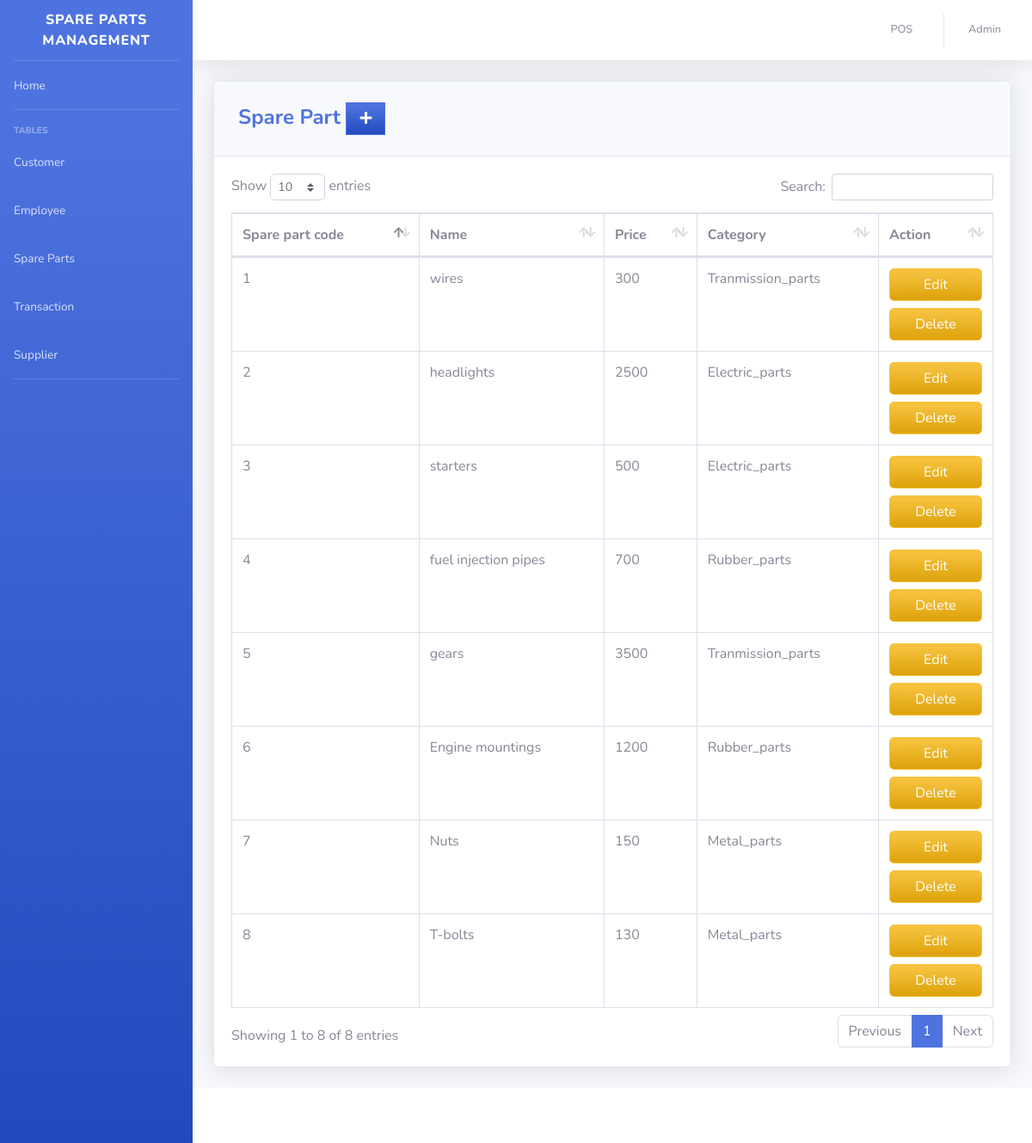
/pages/spare_parts.php (signed in), run on the app's committed database.
### tables this page shows
CREATE TABLE `product` (
  `PRODUCT_ID` int(11) NOT NULL,
  `PRODUCT_CODE` varchar(20) NOT NULL,
  `NAME` varchar(50) DEFAULT NULL,
  `DESCRIPTION` varchar(250) NOT NULL,
  `QTY_STOCK` int(50) DEFAULT NULL,
  `ON_HAND` int(250) NOT NULL,
  `PRICE` int(50) DEFAULT NULL,
  `CATEGORY_ID` int(11) DEFAULT NULL,
  `SUPPLIER_ID` int(11) DEFAULT NULL,
  `DATE_STOCK_IN` varchar(50) NOT NULL
);

CREATE TABLE `category` (
  `CATEGORY_ID` int(11) NOT NULL,
  `CNAME` varchar(50) DEFAULT NULL
);

### pages/spare_parts.php (the view, shortened to what this page needs)
<?php
include'../includes/connection.php';
include'../includes/sidebar.php';
?>
            <div class="card shadow mb-4">
            <div class="card-header py-3">
              <h4 class="m-2 font-weight-bold text-primary">Spare Part&nbsp;<a  href="#" data-toggle="modal" data-target="#aModal" type="button" class="btn btn-primary bg-gradient-primary" style="border-radius: 0px;"><i class="fas fa-fw fa-plus"></i></a></h4>
            </div>
            <div class="card-body">
              <div class="table-responsive">
                <table class="table table-bordered" id="dataTable" width="100%" cellspacing="0">
               <thead>
                   <tr>
                     <th>Spare part code</th>
                     <th>Name</th>
                     <th>Price</th>
                     <th>Category</th>
                     <th>Action</th>
                   </tr>
               </thead>
          <tbody>
<?php
    $query = 'SELECT PRODUCT_ID, PRODUCT_CODE, NAME, PRICE, CNAME, DATE_STOCK_IN FROM product p join category c on p.CATEGORY_ID=c.CATEGORY_ID GROUP BY PRODUCT_CODE';
        $result = mysqli_query($db, $query) or die (mysqli_error($db));
            while ($row = mysqli_fetch_assoc($result)) {
                echo '<tr>';
                echo '<td>'. $row['PRODUCT_CODE'].'</td>';
                echo '<td>'. $row['NAME'].'</td>';
                echo '<td>'. $row['PRICE'].'</td>';
                echo '<td>'. $row['CNAME'].'</td>';
                      echo '<td align="right">
                                  <a type="button" class="btn btn-warning bg-gradient-warning btn-block" href="pro_edit.php?action=edit & id='.$row['PRODUCT_ID']. '">
                                    </i> Edit
                                  </a>
								  <a type="button" class="btn btn-warning bg-gradient-warning btn-block" href="pro_del.php?action=del & id='.$row['PRODUCT_ID']. '">
                                   </i> Delete
									</a>
                            </div>
                          </div> </td>';
                echo '</tr> ';
                        }
?>
<?php
include'../includes/footer.php';
?>

### includes/sidebar.php (shortened to what this page needs)
<!DOCTYPE html>
<html lang="en">
<head>
  <link href="../vendor/fontawesome-free/css/all.min.css" rel="stylesheet" type="text/css">
  <link href="../css/sb-admin-2.min.css" rel="stylesheet">
  <link href="../vendor/datatables/dataTables.bootstrap4.min.css" rel="stylesheet">
</head>
<body id="page-top">
  <div id="wrapper">
    <ul class="navbar-nav bg-gradient-primary sidebar sidebar-dark accordion" id="accordionSidebar">
      <a class="sidebar-brand d-flex align-items-center justify-content-center" href="index.php">
        <div class="sidebar-brand-text mx-3">Spare Parts Management</div>
      </a>
      <hr class="sidebar-divider my-0">
      <li class="nav-item">
        <a class="nav-link" href="index.php">
          <span>Home</span></a>
      </li>
      <hr class="sidebar-divider">
      <div class="sidebar-heading">
        Tables
      </div>
      <li class="nav-item">
        <a class="nav-link" href="customer.php">
          <span>Customer</span></a>
      </li>
      <li class="nav-item">
        <a class="nav-link" href="Employee.php">
          <span>Employee</span></a>
      </li>
      <li class="nav-item">
        <a class="nav-link" href="spare_parts.php">
          <span>Spare Parts</span></a>
      </li>
      <li class="nav-item">
        <a class="nav-link" href="transaction.php">
          <span>Transaction</span></a>
      </li>
      <li class="nav-item">
        <a class="nav-link" href="Supplier.php">
          <span>Supplier</span></a>
      </li>
      <hr class="sidebar-divider d-none d-md-block">
    </ul>
    <?php include_once 'topbar.php'; ?>

### includes/topbar.php (shortened to what this page needs)
<div id="content-wrapper" class="d-flex flex-column">
  <div id="content">
    <nav class="navbar navbar-expand navbar-light bg-white topbar mb-4 static-top shadow">
      <ul class="navbar-nav ml-auto">
        <li class="nav-item dropdown no-arrow">
          <a class="nav-link" href="pos.php" role="button">
            <span class="mr-2 d-none d-lg-inline text-gray-600 small">POS</span>
          </a>
        </li>
        <li class="nav-item dropdown no-arrow">
          <a class="nav-link dropdown-toggle" href="#" id="userDropdown" role="button" data-toggle="dropdown" aria-haspopup="true" aria-expanded="false">
            <span class="mr-2 d-none d-lg-inline text-gray-600 small"><?php echo  $_SESSION['FIRST_NAME']. ' '.$_SESSION['LAST_NAME'] ;?></span>
          </a>
        </li>
      </ul>
    </nav>
    <div class="container-fluid">

### includes/footer.php (shortened to what this page needs)
      <footer class="sticky-footer bg-white">
      </footer>
</body>
</html>

### data on the page
product: PRODUCT_CODE "1", NAME "wires", PRICE "300", CATEGORY_ID.CNAME "Tranmission_parts"
product: PRODUCT_CODE "2", NAME "headlights", PRICE "2500", CATEGORY_ID.CNAME "Electric_parts"
product: PRODUCT_CODE "3", NAME "starters", PRICE "500", CATEGORY_ID.CNAME "Electric_parts"
product: PRODUCT_CODE "4", NAME "fuel injection pipes", PRICE "700", CATEGORY_ID.CNAME "Rubber_parts"
product: PRODUCT_CODE "5", NAME "gears", PRICE "3500", CATEGORY_ID.CNAME "Tranmission_parts"
product: PRODUCT_CODE "6", NAME "Engine mountings", PRICE "1200", CATEGORY_ID.CNAME "Rubber_parts"
product: PRODUCT_CODE "7", NAME "Nuts", PRICE "150", CATEGORY_ID.CNAME "Metal_parts"
product: PRODUCT_CODE "8", NAME "T-bolts", PRICE "130", CATEGORY_ID.CNAME "Metal_parts"

### other printed values
$_SESSION['FIRST_NAME'] "Admin"
